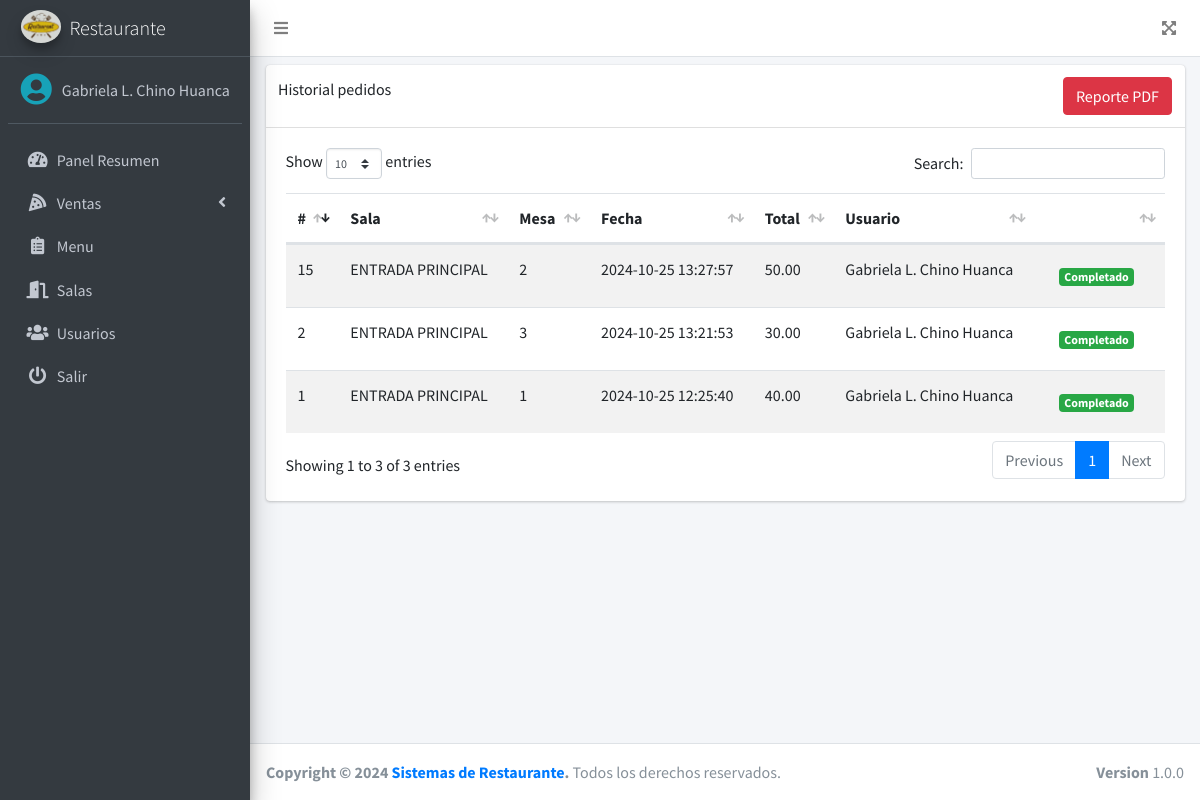
The app's page /src/lista_ventas.php (signed in) with its own data.
### tables this page shows
CREATE TABLE `pedidos` (
  `id` int(11) NOT NULL,
  `id_sala` int(11) NOT NULL,
  `num_mesa` int(11) NOT NULL,
  `fecha` timestamp NOT NULL DEFAULT current_timestamp() ON UPDATE current_timestamp(),
  `total` decimal(10,2) NOT NULL,
  `observacion` text DEFAULT NULL,
  `estado` enum('PENDIENTE','FINALIZADO') NOT NULL DEFAULT 'PENDIENTE',
  `id_usuario` int(11) NOT NULL
);

CREATE TABLE `salas` (
  `id` int(11) NOT NULL,
  `nombre` varchar(100) NOT NULL,
  `mesas` int(11) NOT NULL,
  `estado` int(11) NOT NULL DEFAULT 1
);

CREATE TABLE `usuarios` (
  `id` int(11) NOT NULL,
  `nombre` varchar(200) NOT NULL,
  `usuario` varchar(200) NOT NULL,
  `pass` varchar(50) NOT NULL,
  `rol` int(11) NOT NULL,
  `estado` int(11) NOT NULL DEFAULT 1
);

### src/lista_ventas.php (the view, shortened to what this page needs)
<?php
if ($_SESSION['rol'] == 1 || $_SESSION['rol'] == 2) {
    require_once "../conexion.php";
    $query = mysqli_query($conexion, "SELECT p.*, s.nombre AS sala, u.nombre FROM pedidos p INNER JOIN salas s ON p.id_sala = s.id INNER JOIN usuarios u ON p.id_usuario = u.id");
    include_once "includes/header.php";
?>
    <div class="card">
        <div class="card-header ">
            <div class="row d-flex justify-content-between">
            <span >Historial pedidos</span>
            <a name="" id="" class="btn btn-danger" href="../fpdf/reporteGeneral.php" role="button" target="_blank">Reporte PDF</a>
            </div>
        </div>
        <div class="card-body">
            <div class="table-responsive">
                <table class="table table-striped" id="tbl">
                    <thead>
                        <tr>
                            <th>#</th>
                            <th>Sala</th>
                            <th>Mesa</th>
                            <th>Fecha</th>
                            <th>Total</th>
                            <th>Usuario</th>
                            <th></th>
                        </tr>
                    </thead>
                    <tbody>
                        <?php while ($row = mysqli_fetch_assoc($query)) {
                            if ($row['estado'] == 'PENDIENTE') {
                                $estado = '<span class="badge badge-danger">Pendiente</span>';
                            } else {
                                $estado = '<span class="badge badge-success">Completado</span>';
                            }
                        ?>
                            <tr>
                                <td><?php echo $row['id']; ?></td>
                                <td><?php echo $row['sala']; ?></td>
                                <td><?php echo $row['num_mesa']; ?></td>
                                <td><?php echo $row['fecha']; ?></td>
                                <td><?php echo $row['total']; ?></td>
                                <td><?php echo $row['nombre']; ?></td>
                                <td>
                                    <a href="#" class="btn"><?php echo $estado; ?></a>
                                </td>
                            </tr>
                        <?php } ?>
                    </tbody>
                </table>
            </div>
        </div>
    </div>
<?php include_once "includes/footer.php";
} else {
    header('Location: permisos.php');
}
?>

### records on screen
pedidos: id "1", id_sala.nombre "ENTRADA PRINCIPAL", num_mesa "1", fecha "2024-10-25 12:25:40", total "40.00", id_usuario.nombre "Gabriela L. Chino Huanca", estado "Completado"
pedidos: id "2", id_sala.nombre "ENTRADA PRINCIPAL", num_mesa "3", fecha "2024-10-25 13:21:53", total "30.00", id_usuario.nombre "Gabriela L. Chino Huanca", estado "Completado"
pedidos: id "15", id_sala.nombre "ENTRADA PRINCIPAL", num_mesa "2", fecha "2024-10-25 13:27:57", total "50.00", id_usuario.nombre "Gabriela L. Chino Huanca", estado "Completado"

### other values on screen
$_SESSION['nombre'] "Gabriela L. Chino Huanca"
